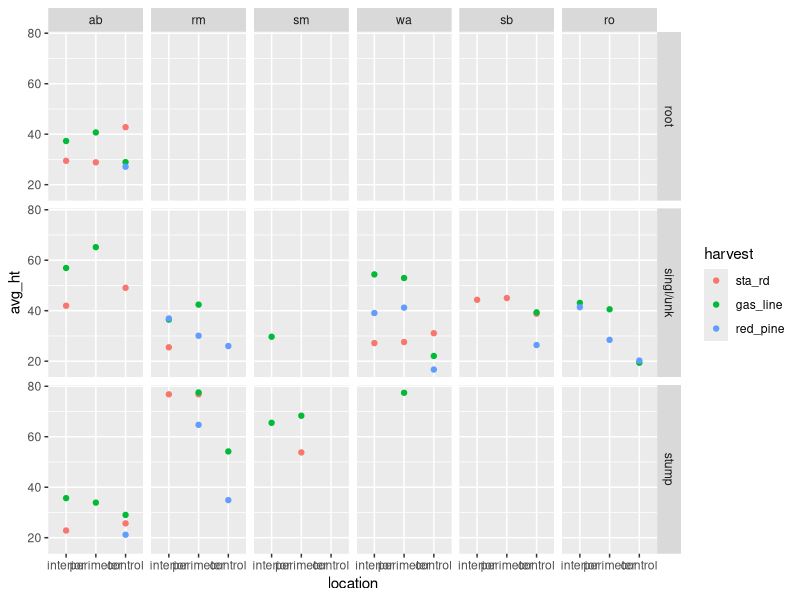
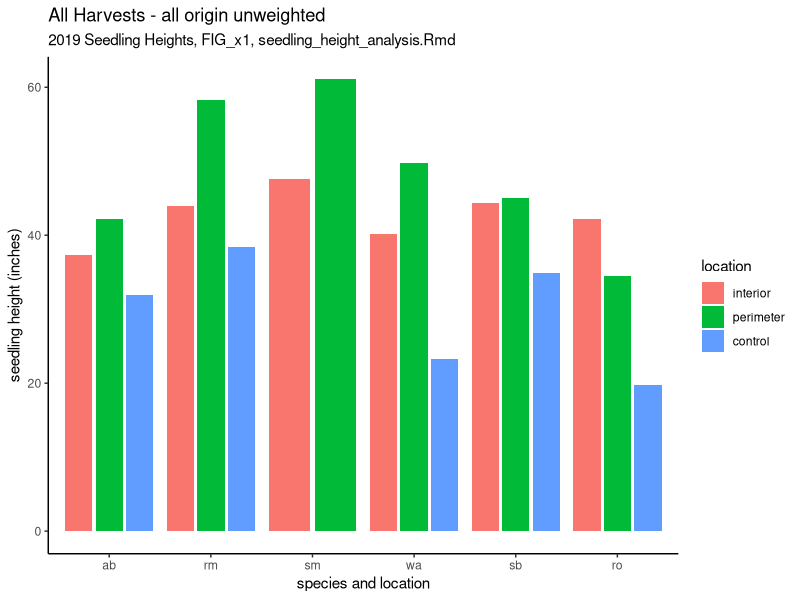
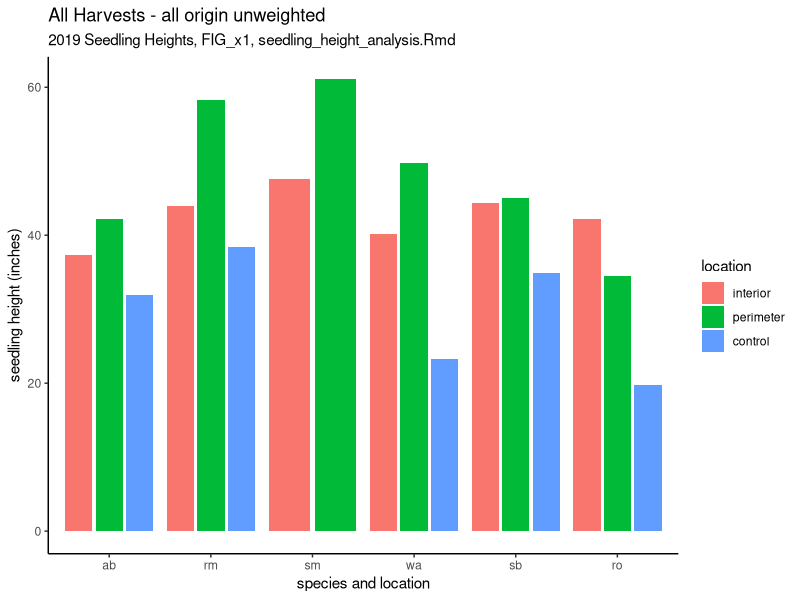

Source code (R) for these figures, in order: (Note: this script raises an error after producing the figures.)
## ---- chunk 1
knitr::opts_chunk$set(echo = TRUE)
## ---- chunk 2
library(tidyverse)
library(readr)
library(skimr)
## ---- chunk 3

library(readr)
heights01 <- read_csv("tidy_seedling_heights_2017-2019.csv",
     col_types = cols(
      harvest = col_factor(),
      year = col_factor(),
      location = col_factor(),
      origin = col_factor(),
      point = col_integer(),
      spp = col_factor(),
      basal2019 = col_number(),
      height = col_number()
     ))

heights02 <- heights01 %>% 
    drop_na(height) %>% 
  select(!date)

                     


## ---- chunk 4

ht.avg <- heights02 %>%
  select(harvest, year, location, spp, origin, basal2019, height) %>%
  group_by(harvest, location, origin, year, spp) %>% 
  summarise(
    avg_ht = mean(height, na.rm=TRUE),
    sd_ht = sd(height, na.rm=TRUE),
    avg_basal = mean(basal2019, na.rm=TRUE),
    n = n()  #mean(n, na.rm=TRUE)
  ) %>% 
  filter(n > 6)
  
#head(ht.avg, n=12) 
view(ht.avg)


## ---- chunk 5

dir.create("figures")

ht.avg %>% 
  filter(spp == "ab" | spp =="wa")


ht.avg %>% 
  filter(spp == "ab" | spp == "wa" | spp == "sb" | spp == "rm" | spp == "ro" | spp == "sm") %>% 
  filter(year == "2019") %>% 
ggplot(aes(x=location, y = avg_ht, color=harvest)) +
  geom_point()+
  facet_grid(origin ~ spp)


#ggplot(data = annual, mapping = aes(x = bai, y = ssc)) +
#  geom_point(mapping = aes(color = year, size = dbh), method = lm, se = FALSE, shape = 1) +
#  geom_smooth() +
#  theme_bw()

test_of_graph <- ht.avg %>% 
  filter(spp == "ab" | spp == "wa" | spp == "sb" | spp == "rm" | spp == "ro" | spp == "sm") %>% 
  filter(year == "2019") %>% 
  filter(harvest == "gas_line") %>% 
  group_by(location, spp) %>% 
  summarize(avg_ht = mean(avg_ht)) 

#view(test_of_graph)
#
#
test02 <- ht.avg %>%  #average across all harvests, unweighted
  filter(spp == "ab" | spp == "wa" | spp == "sb" | spp == "rm" | spp == "ro" | spp == "sm") %>% 
  filter(year == "2019") %>% 
  group_by(location, spp) %>% 
  summarize(avg_ht = mean(avg_ht))
view(test02)

FIG_x1 <- ht.avg %>% 
  filter(spp == "ab" | spp == "wa" | spp == "sb" | spp == "rm" | spp == "ro" | spp == "sm") %>% 
  filter(year == "2019") %>% 
  group_by(location, spp) %>% 
  summarize(avg_ht = mean(avg_ht))

  FIG_x1 %>% ggplot()+
  geom_col(aes(x=spp, y=avg_ht, fill = location), position = "dodge2") +
  theme_classic() +
  labs(
    x= "species and location",
    y = "seedling height (inches)",
    title = "All Harvests - all origin unweighted",
    subtitle = "2019 Seedling Heights, FIG_x1, seedling_height_analysis.Rmd"
  ) 
  
ggsave("figures/FIG_x1.jpg")

set_palette(FIG_x, "uchicago")


FIG_x2 <- ht.avg %>% 
  filter(spp == "ab" | spp == "wa" | spp == "sb" | spp == "rm" | spp == "ro" | spp == "sm") %>% 
  filter(year == "2019") %>% 
  filter(harvest == "gas_line") %>% 
  group_by(location, spp) %>% 
  summarize(avg_ht = mean(avg_ht))

  FIG_x2 %>% ggplot()+
  geom_col(aes(x=spp, y=avg_ht, fill = location), position = "dodge2") +
  theme_classic() +
  labs(
    x= "species and location",
    y = "seedling height (inches)",
    title = "Gas Line - all origin unweighted",
    subtitle = "2019 Seedling Heights, FIG_x2, seedling_height_analysis.Rmd"
  ) 
  
ggsave("figures/FIG_x2.jpg")

FIG_x3 <- ht.avg %>% 
  filter(spp == "ab" | spp == "wa" | spp == "sb" | spp == "rm" | spp == "ro" | spp == "sm") %>% 
  filter(year == "2019") %>% 
  filter(harvest == "sta_rd") %>% 
  group_by(location, spp) %>% 
  summarize(avg_ht = mean(avg_ht))

  FIG_x3 %>% ggplot()+
  geom_col(aes(x=spp, y=avg_ht, fill = location), position = "dodge2") +
  theme_classic() +
  labs(
    x= "species and location",
    y = "seedling height (inches)",
    title = "Station Road (Boot & Wedge & Unprotected) - all origin unweighted",
    subtitle = "2019 Seedling Heights, FIG_x3, seedling_height_analysis.Rmd"
  ) 
  
ggsave("figures/FIG_x3.jpg")


FIG_x4 <- ht.avg %>% 
  filter(spp == "ab" | spp == "wa" | spp == "sb" | spp == "rm" | spp == "ro" | spp == "sm") %>% 
  filter(year == "2019") %>% 
  filter(harvest == "red_pine") %>% 
  group_by(location, spp) %>% 
  summarize(avg_ht = mean(avg_ht))

  FIG_x4 %>% ggplot()+
  geom_col(aes(x=spp, y=avg_ht, fill = location), position = "dodge2") +
  theme_classic() +
  labs(
    x= "species and location",
    y = "seedling height (inches)",
    title = "Red Pine - all origin unweighted",
    subtitle = "2019 Seedling Heights, FIG_x4, seedling_height_analysis.Rmd"
  ) 
  
ggsave("figures/FIG_x4.jpg")


## ---- chunk 6

library(ggplot2)

ht.data.com <- ht.avg %>% 
  filter(year == "2019")

ggplot(data=ht.data.com, mapping = aes(x=avg_basal, y = avg_ht, size = spp)) +
  geom_point(mapping = aes(size = spp), shape = 1) +
  geom_smooth(method="lm", se=F) +
  facet_wrap(~origin, nrow=1) +
  theme_bw()


